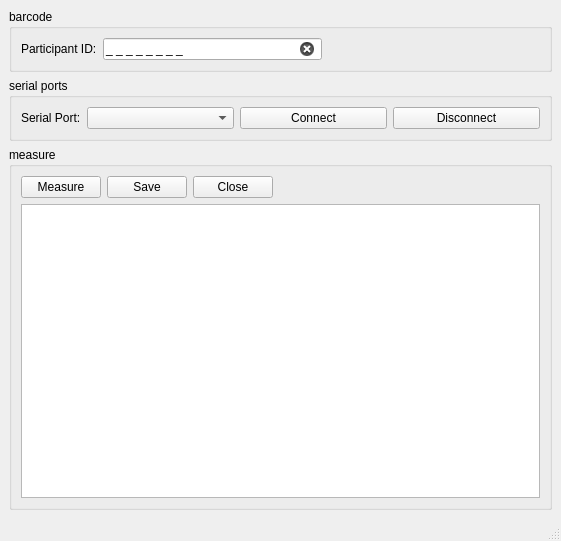
<?xml version="1.0" encoding="UTF-8"?>
<ui version="4.0">
 <class>MainWindow</class>
 <widget class="QMainWindow" name="MainWindow">
  <property name="geometry">
   <rect>
    <x>0</x>
    <y>0</y>
    <width>561</width>
    <height>541</height>
   </rect>
  </property>
  <property name="windowTitle">
   <string>Hearing Measurement</string>
  </property>
  <widget class="QWidget" name="centralwidget">
   <layout class="QVBoxLayout" name="verticalLayout_2">
    <item>
     <widget class="QGroupBox" name="idGroupBox">
      <property name="sizePolicy">
       <sizepolicy hsizetype="Preferred" vsizetype="Preferred">
        <horstretch>0</horstretch>
        <verstretch>0</verstretch>
       </sizepolicy>
      </property>
      <property name="title">
       <string>barcode</string>
      </property>
      <layout class="QHBoxLayout" name="horizontalLayout">
       <item>
        <widget class="QLabel" name="iDlabel">
         <property name="text">
          <string>Participant ID:</string>
         </property>
         <property name="buddy">
          <cstring>barcodeLineEdit</cstring>
         </property>
        </widget>
       </item>
       <item>
        <widget class="QLineEdit" name="barcodeLineEdit">
         <property name="inputMask">
          <string>0 0 0 0 0 0 0 0;_</string>
         </property>
         <property name="text">
          <string>       </string>
         </property>
         <property name="maxLength">
          <number>15</number>
         </property>
         <property name="cursorPosition">
          <number>15</number>
         </property>
         <property name="clearButtonEnabled">
          <bool>true</bool>
         </property>
        </widget>
       </item>
       <item>
        <spacer name="horizontalSpacer">
         <property name="orientation">
          <enum>Qt::Horizontal</enum>
         </property>
         <property name="sizeHint" stdset="0">
          <size>
           <width>80</width>
           <height>20</height>
          </size>
         </property>
        </spacer>
       </item>
      </layout>
     </widget>
    </item>
    <item>
     <widget class="QGroupBox" name="serialPortGroupBox">
      <property name="title">
       <string>serial ports</string>
      </property>
      <layout class="QVBoxLayout" name="verticalLayout" stretch="0">
       <item>
        <layout class="QHBoxLayout" name="horizontalLayout_3">
         <item>
          <widget class="QLabel" name="serialPortLabel">
           <property name="sizePolicy">
            <sizepolicy hsizetype="Fixed" vsizetype="Preferred">
             <horstretch>0</horstretch>
             <verstretch>0</verstretch>
            </sizepolicy>
           </property>
           <property name="text">
            <string>Serial Port:</string>
           </property>
          </widget>
         </item>
         <item>
          <widget class="QComboBox" name="deviceComboBox"/>
         </item>
         <item>
          <widget class="QPushButton" name="connectButton">
           <property name="text">
            <string>Connect</string>
           </property>
          </widget>
         </item>
         <item>
          <widget class="QPushButton" name="disconnectButton">
           <property name="text">
            <string>Disconnect</string>
           </property>
          </widget>
         </item>
        </layout>
       </item>
      </layout>
     </widget>
    </item>
    <item>
     <widget class="QGroupBox" name="measureGroupBox">
      <property name="sizePolicy">
       <sizepolicy hsizetype="Preferred" vsizetype="Preferred">
        <horstretch>0</horstretch>
        <verstretch>0</verstretch>
       </sizepolicy>
      </property>
      <property name="title">
       <string>measure</string>
      </property>
      <layout class="QVBoxLayout" name="verticalLayout_3">
       <item>
        <layout class="QHBoxLayout" name="measurmentControlHhorizontalLayout">
         <item>
          <widget class="QPushButton" name="measureButton">
           <property name="text">
            <string>Measure</string>
           </property>
          </widget>
         </item>
         <item>
          <widget class="QPushButton" name="saveButton">
           <property name="sizePolicy">
            <sizepolicy hsizetype="Minimum" vsizetype="Fixed">
             <horstretch>0</horstretch>
             <verstretch>0</verstretch>
            </sizepolicy>
           </property>
           <property name="text">
            <string>Save</string>
           </property>
          </widget>
         </item>
         <item>
          <widget class="QPushButton" name="closeButton">
           <property name="text">
            <string>Close</string>
           </property>
          </widget>
         </item>
         <item>
          <spacer name="horizontalSpacer_3">
           <property name="orientation">
            <enum>Qt::Horizontal</enum>
           </property>
           <property name="sizeHint" stdset="0">
            <size>
             <width>40</width>
             <height>20</height>
            </size>
           </property>
          </spacer>
         </item>
        </layout>
       </item>
       <item>
        <layout class="QHBoxLayout" name="measurementTableHorizontalLayout">
         <item>
          <widget class="QTableView" name="testdataTableView">
           <property name="verticalScrollBarPolicy">
            <enum>Qt::ScrollBarAlwaysOff</enum>
           </property>
           <property name="horizontalScrollBarPolicy">
            <enum>Qt::ScrollBarAlwaysOff</enum>
           </property>
           <property name="autoScroll">
            <bool>false</bool>
           </property>
           <property name="editTriggers">
            <set>QAbstractItemView::NoEditTriggers</set>
           </property>
           <property name="showDropIndicator" stdset="0">
            <bool>false</bool>
           </property>
           <property name="dragDropOverwriteMode">
            <bool>false</bool>
           </property>
           <property name="selectionMode">
            <enum>QAbstractItemView::NoSelection</enum>
           </property>
          </widget>
         </item>
        </layout>
       </item>
      </layout>
     </widget>
    </item>
   </layout>
  </widget>
  <widget class="QStatusBar" name="statusBar"/>
 </widget>
 <resources/>
 <connections/>
</ui>
